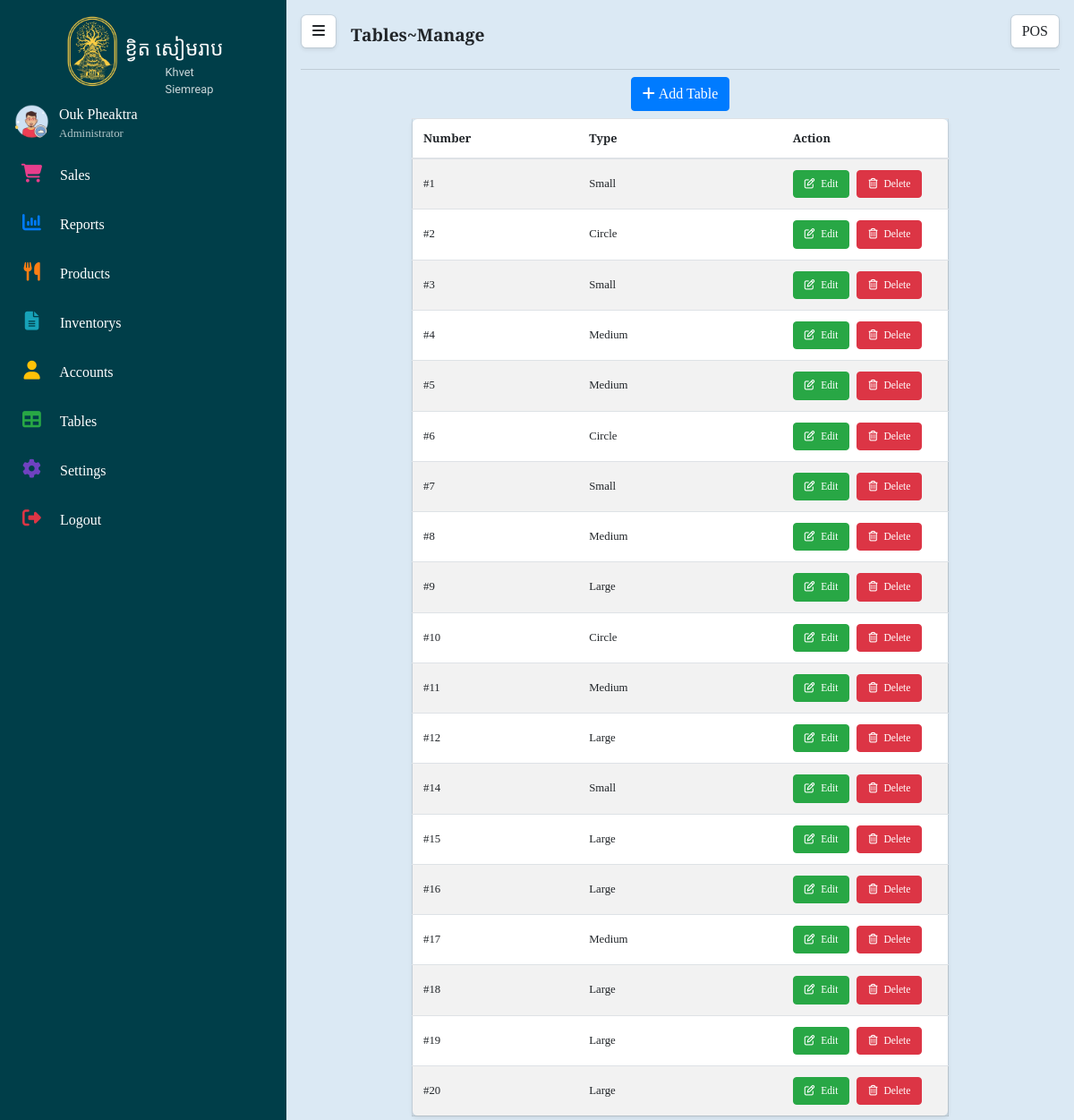
Screenshot of /Table/TablesManage (signed in) with the database file from the repository.
### tables this page shows
CREATE TABLE `tbl_table` (
  `id` int(11) NOT NULL,
  `number` int(11) DEFAULT NULL,
  `type` int(11) DEFAULT NULL,
  `customer` int(11) DEFAULT NULL,
  `status` int(11) DEFAULT NULL,
  `created_at` datetime DEFAULT NULL
);

### mvc/core/Controller.php (called while the page is built, shortened)
<?php
class Controller{
    public function model($model){
        return new $model;
    }
    public function view($view, $data=[]){
        require_once "./mvc/views/".$view.".php";
    }
}
?>

### mvc/core/App.php (called while the page is built, shortened)
<?php
class App{
    protected $action="Home";
    function __construct(){
        $arr = $this->UrlProcess();
        if(isset($arr[0])){
            if( file_exists("./mvc/controllers/".$arr[0].".php") ){
                unset($arr[0]);
            }
        }
        $this->controller = new $this->controller;
        if(isset($arr[1])){
            if( method_exists( $this->controller , $arr[1]) ){
                $this->action = $arr[1];
            }
            unset($arr[1]);
        }
        $this->params = $arr?array_values($arr):[];
        call_user_func_array([$this->controller, $this->action], $this->params );
    }
    function UrlProcess(){
        if( isset($_GET["url"]) ){
            return explode("/", filter_var(trim($_GET["url"], "/")));
        }
    }
}
?>

### index.php (called while the page is built, shortened)
<?php
$myApp = new App();
?>

### mvc/core/DB.php (called while the page is built, shortened)
<?php
class DB
{
    protected $servername = "localhost";
    protected $username = "root";
    protected $password = "";
    function __construct()
    {
        $this->con = new mysqli($this->servername, $this->username, $this->password);
    }
}

### mvc/models/tbl_table.php (called while the page is built, shortened)
<?php
class tbl_table extends DB
{
	public function TablesManage()
	{
		$qr = "SELECT * FROM tbl_table";
		return mysqli_query($this->con, $qr);
	}
}

### mvc/views/pages/table.php (the view, shortened to what this page needs)
<?php include("./mvc/views/partials/theme.php");
if ($_SESSION['role'] == "Administrator" || $_SESSION['role'] == "Accountant") {
?>
    <div class="container-fluid p-0">
        <div class="row m-0">
            <div id="side1" class="sidebar-1 closed p-2 bg2 scroll_hide">
                <div id="logo1" class="col-12 p-0">
                    <div class="d-flex justify-content-center" style="width: 100%;height: 100px;">
                        <div style="width: 65px; height:65px;margin-top:6px;">
                            <img id="lgimg" src="../public/images/logo/khvetsiemreap1.jpg" style="object-fit: cover;border-radius:5px;max-width: 100%;cursor:pointer;">
                        </div>
                        <div class="link_name ml-1" style="height:100px;margin-top:30px; position: relative;">
                            <p id="lgname" class="khmer-font cl mb-0" style="font-size:140%;cursor:pointer;">ខ្វិត សៀមរាប</p>
                            <span class="cl mb-0 eng_name khmer">Khvet Siemreap</apan>
                        </div>
                    </div>
                </div>
                <div id="menu-box" class="row m-0">
                    <div class="col-12 p-0">
                        <div class="p-2" style="width: 100%;height: 55px;">
                            <div class="float-left" style="width: 50px;height: 40px;">
                                <img src="../public/images/profile/<?php echo $_SESSION['profile'] ?>" width="40px" height="40px;" style="object-fit: cover;border-radius:100px;" title='Your Profile'>
                            </div>
                            <div class="link_name float-left ">
                                <p class="cl mb-0"><?php echo $_SESSION['namedisplay'] ?></p>
                                <p class="cl mb-0" style="font-size: 80%;opacity: 0.7"><?php echo $_SESSION['role'] ?></p>
                            </div>
                        </div>
                    </div>
                    <?php
                    if ($_SESSION['role'] == "Administrator" || $_SESSION['role'] == "Accountant") {
                        include("./mvc/views/partials/home-menu-admin.php");
                    } else {
                        include("./mvc/views/partials/home-menu-staff.php");
                    }
                    ?>
                </div>
            </div>
            <div class="sidebar-2 change p-0 bg1">
                <div class="head-content py-3 mx-3 bg1" style="border-bottom: 1px solid rgba(0,0,0,.125);">
                    <div id="toggle-bar">
                        <a class="toggle float-left btn mr-3 bgh ">
                            <i class="fa fa-bars" aria-hidden="true"></i>
                        </a>
                    </div>
                    <div class="float-left pt-1" style="height:45px">
                        <p class="float-left font-weight-bold mb-0 header-text">
                            Tables~Manage
                        </p>
                    </div>
                    <div id="pos-button" class="btn bgh float-right">
                        <span class="pos-text">
                            POS
                        </span>
                    </div>
                </div>
                <a style="color: black;text-decoration: none;">
                    <div class="text-center p-2">
                        <div id="add-btn" class="btn btn-primary btn-all"><i class="fa-solid fa-plus mr-1"></i>Add Table</div>
                    </div>
                </a>
                <div class="px-2" style="height: calc(100vh - 132px);overflow-y: auto;">
                    <div class="table-tables">
                        <table id="table" class="table table-striped table-hover bgh mb-1 ">
                            <thead>
                                <tr>
                                    <th scope="col">Number</th>
                                    <th scope="col" style="width: 38%;">Type</th>
                                    <th scope="col" class="col-action">Action</th>
                                </tr>
                            </thead>
                            <tbody>
                                <?php
                                while ($row = mysqli_fetch_array($data["TablesManage"])) {
                                    if ($row["type"] == 1) {
                                        $typeText = "Small";
                                    } else if ($row["type"] == 2) {
                                        $typeText = "Medium";
                                    } else if ($row["type"] == 3) {
                                        $typeText = "Large";
                                    } else if ($row["type"] == 4) {
                                        $typeText = "Circle";
                                    }
                                    echo '<tr>
                                        <td style=" vertical-align: middle;">#' . $row["number"] . '</td>
                                        <td style=" vertical-align: middle;">' . $typeText . '</td>
                                        <td style=" vertical-align: middle;">
                                            <a style="text-decoration: none;color:black;" onclick="EditTable(' . $row["id"] . ',' . $row['number'] . ',' . $row['type'] . ')">
                                                <div class="btn btn-success float-left mr-2 btn-croud" style="font-size: 90%">
                                                    <i class="fa fa-pencil-square-o mr-1" aria-hidden="true"></i>
                                                    <span class="text-croud"> Edit </span>
                                                </div>
                                            </a>
                                            <a style="text-decoration: none;color:black;" onclick="DeleteTable(' . $row["id"] . ')">
                                                <div class="btn btn-danger btn-croud" style="font-size: 90%">
                                                    <i class="fa fa-trash-o mr-1" aria-hidden="true"></i>
                                                    <span class="text-croud"> Delete </span>
                                                </div>
                                            </a>
                                        </td>
                                    ';
                                }
                                ?>
                            </tbody>
                        </table>
                    </div>
                </div>
            </div>
        </div>
    </div>
<?php
} else {
    include("./mvc/views/partials/notfound.php");
}
?>

### rows the page displays
tbl_table: number "1", type "Small"
tbl_table: number "2", type "Circle"
tbl_table: number "3", type "Small"
tbl_table: number "4", type "Medium"
tbl_table: number "5", type "Medium"
tbl_table: number "6", type "Circle"
tbl_table: number "7", type "Small"
tbl_table: number "8", type "Medium"
tbl_table: number "9", type "Large"
tbl_table: number "10", type "Circle"
tbl_table: number "11", type "Medium"
tbl_table: number "12", type "Large"
tbl_table: number "14", type "Small"
tbl_table: number "15", type "Large"
tbl_table: number "16", type "Large"
tbl_table: number "17", type "Medium"
tbl_table: number "18", type "Large"
tbl_table: number "19", type "Large"
tbl_table: number "20", type "Large"

### other values shown
$_SESSION['namedisplay'] "Ouk Pheaktra"
$_SESSION['role'] "Administrator"
